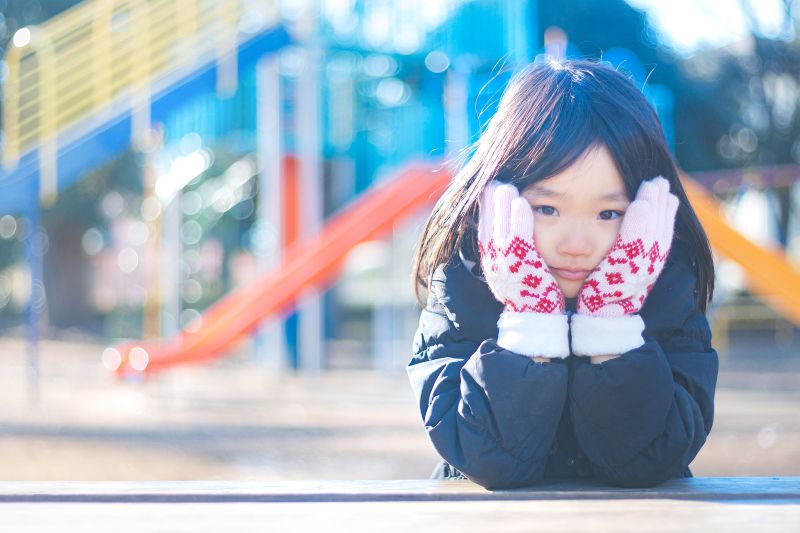
%> input picture anju.jpg, 1600 x 1066 px (shown at 1/2 size)
$ octave kadai1.m   (GNU Octave 9; MATLAB toolbox functions it lacks are replaced by stand-ins)
%> lines starting %> are read from the running program, lines starting %| are printed output that depends on the picture
% 昗杮壔娫妘偲嬻娫夝憸搙

clear; % 曄悢偺僆乕儖僋儕傾

ORG=imread('anju.jpg'); % 尨夋憸偺擖椡
%> ORG is the input picture: size 1066x1600x3 uint8; mean R, G, B 160.3, 176.5, 190.6
imagesc(ORG); axis image; % 夋憸偺昞帵
pause; % 堦帪掆巭

IMG = imresize(ORG,0.3); % 夋憸偺弅彫
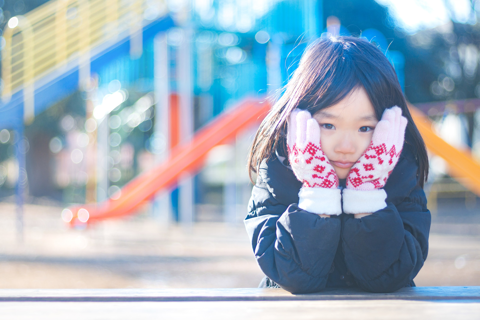
%> IMG: size 320x480x3 uint8; mean R, G, B 160.3, 176.5, 190.6
IMG2 = imresize(IMG,2,'box'); % 夋憸偺奼戝
imagesc(IMG2); axis image; % 夋憸偺昞帵
pause; % 堦帪掆巭

IMG = imresize(IMG,0.3); % 夋憸偺弅彫
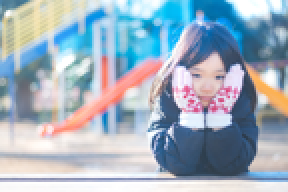
%> IMG: size 96x144x3 uint8 (shown 2 times larger); mean R, G, B 160.3, 176.5, 190.6
IMG2 = imresize(IMG,4,'box'); % 夋憸偺奼戝
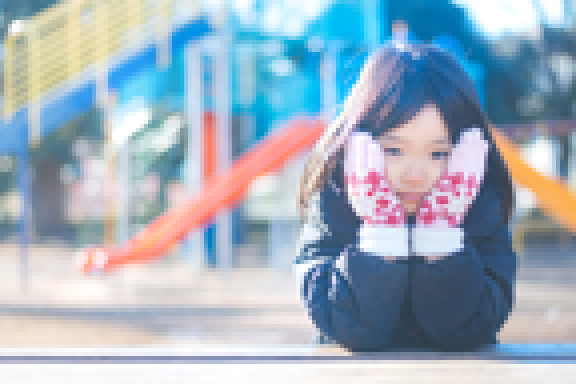
%> IMG2: size 384x576x3 uint8; mean R, G, B 160.3, 176.5, 190.6
imagesc(IMG2); axis image; % 夋憸偺昞帵
pause; % 堦帪掆巭

IMG = imresize(IMG,0.3); % 夋憸偺弅彫
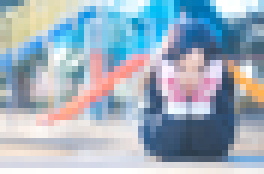
%> IMG: size 29x44x3 uint8 (shown 6 times larger); mean R, G, B 160.3, 176.5, 190.6
IMG2 = imresize(IMG,8,'box'); % 夋憸偺奼戝
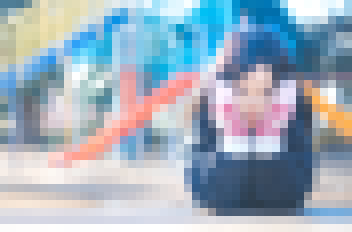
%> IMG2: size 232x352x3 uint8; mean R, G, B 160.3, 176.5, 190.6
imagesc(IMG2); axis image; % 夋憸偺昞帵
pause; % 堦帪掆巭

IMG = imresize(IMG,0.3); % 夋憸偺弅彫
IMG2 = imresize(IMG,16,'box'); % 夋憸偺奼戝
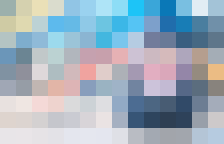
%> IMG2: size 144x224x3 uint8; mean R, G, B 159.6, 175.9, 190.3
imagesc(IMG2); axis image; % 夋憸偺昞帵
pause; % 堦帪掆巭

IMG = imresize(IMG,0.3); % 夋憸偺弅彫
IMG2 = imresize(IMG,32,'box'); % 夋憸偺奼戝
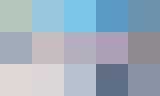
%> IMG2: size 96x160x3 uint8; mean R, G, B 157.3, 173.7, 188.5
imagesc(IMG2); axis image; % 夋憸偺昞帵
